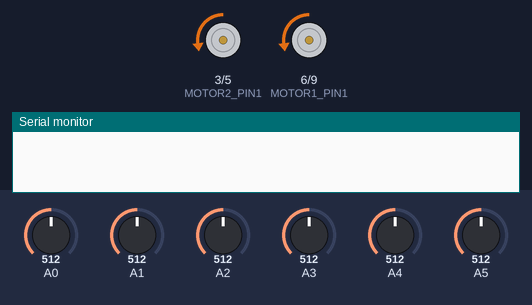
A sketch run on a simulated Arduino Uno, built with avr-gcc and run on an emulated ATmega328P. On the bench: motor-driver pin pairs drawn as motors (green arrow = first pin HIGH = forward, orange = second pin HIGH = backward, longer = more drive), the last lines printed to the serial monitor. The test bench sets the inputs (shaded band); at power-on: A4 = 512, A3 = 512, A0 = 512, A1 = 512, A2 = 512, A5 = 512.

Above: at 1.2 s.
1.3 s: A4 set to 883
2.8 s: A4 set to 908
At 4.0 s:
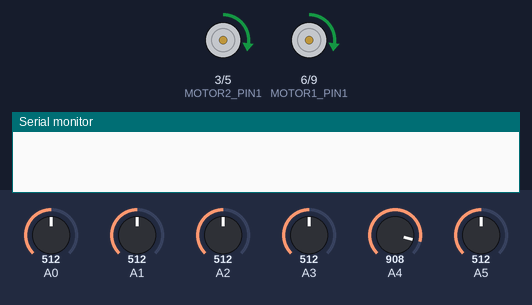
4.3 s: A3 set to 786
5.8 s: A3 set to 806
At 6.3 s:
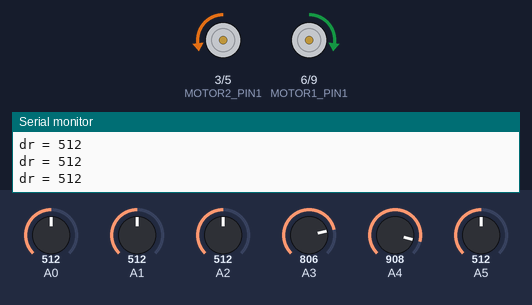
7.3 s: A3 set to 790
At 8.5 s:
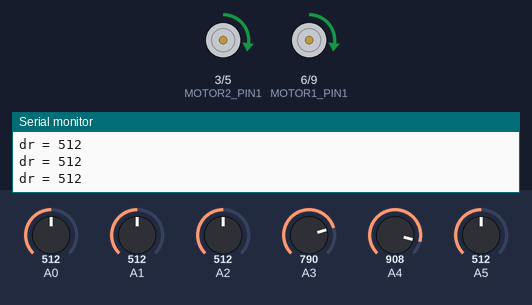
8.8 s: A3 set to 810
At 9.8 s:
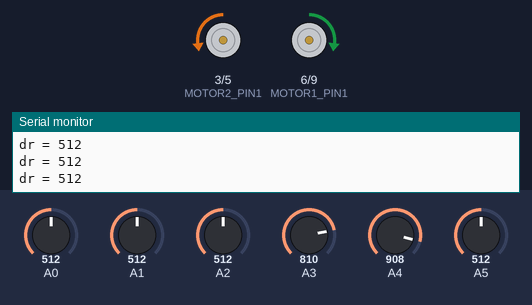
Timing chart, 0 to 11.3 s (numbered marks = the images above; inputs shaded):
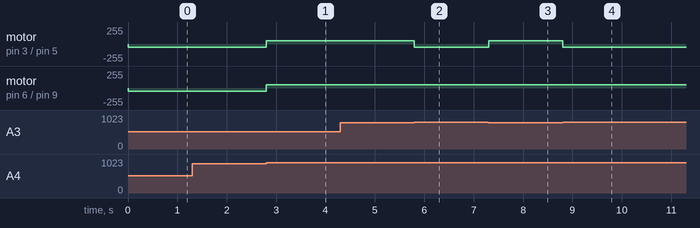

Measured:
- the behaviour switches between 899 and 900 on A4 (found by bisection; images 0 and 1)
- the behaviour switches between 799 and 800 on A3 (found by bisection; images 1 and 2)
- after the input at 1.3 s, every drawn part: stays the same
- after the input at 2.8 s, motor on pin 3 (MOTOR2_PIN1) / pin 5 (MOTOR2_PIN2), motor on pin 6 (MOTOR1_PIN1) / pin 9 (MOTOR1_PIN2): backward 50/255 → forward 50/255 at once
- after the input at 4.3 s, every drawn part: stays the same
- after the input at 5.8 s, motor on pin 3 (MOTOR2_PIN1) / pin 5 (MOTOR2_PIN2): forward 50/255 → backward 50/255 at once
- after the input at 7.3 s, motor on pin 3 (MOTOR2_PIN1) / pin 5 (MOTOR2_PIN2): backward 50/255 → forward 50/255 at once
- after the input at 8.8 s, motor on pin 3 (MOTOR2_PIN1) / pin 5 (MOTOR2_PIN2): forward 50/255 → backward 50/255 at once

The sketch:

smart_cardboard_v1.ino
```cpp
// Cod Smart Cardboard v1.0

int MOTOR2_PIN1 = 3;
int MOTOR2_PIN2 = 5;
int MOTOR1_PIN1 = 6;
int MOTOR1_PIN2 = 9;

int s0 = 0; // fata
int s1 = 0; // lateral stg
int s2 = 0; // lateral dr
int s3 = 0; // culoare spate
int s4 = 0; // culoare stg
int s5 = 0; // culoare dr

unsigned long now1;

void setup() {
    // setam sloturile motoarelor pe output
  pinMode(MOTOR1_PIN1, OUTPUT);
  pinMode(MOTOR1_PIN2, OUTPUT);
  pinMode(MOTOR2_PIN1, OUTPUT);
  pinMode(MOTOR2_PIN2, OUTPUT);

  // setam sloturile pentru input de la sezori
  pinMode(s0, INPUT);
  pinMode(s1, INPUT);
  pinMode(s2, INPUT);
  pinMode(s3, INPUT);
  pinMode(s4, INPUT);

  Serial.begin(9600);
}

void loop() {

  s0 = analogRead(0);
  s1 = analogRead(1);
  s2 = analogRead(2);
  s3 = analogRead(3);
  s4 = analogRead(4);
  s5 = analogRead(5);

//  Serial.println(s0);

//  Serial.print("spate = ");
//  Serial.println(s3);
//  Serial.print("stg = ");
//  Serial.println(s4);
//  Serial.print("dr = ");
//  Serial.println(s5);
//  Serial.println();
//  delay(300);

  if(s4 < 900 && s5 < 900){ // alb fata complet
//    Serial.print("stg = ");
//    Serial.println(s4);


//      now1 = millis();
//      while(millis() - now1 < 800)
        go(-50,-50);
  }
  else if(s3 < 800) // culoare spate
  {
//    now1 = millis();
//    while(millis() - now1 < 800)
      go(50,50);
  }
  else if(s5 < 900){ // dc alb pe dreapta
//    now1 = millis();
Serial.print("dr = ");
    Serial.println(s5);
//    while(millis() - now1 < 800)
      go(50, -50);

  }
  else if(s4 < 800){ // dc alb pe stg
//    now1 = millis();
//    while(millis() - now1 < 800)
      go(-50, 50);

  }
//  else if(s0 > 250){ // daca dusman pe teritoriu, da-l afara
//    go(50,50);
//  }
  else // cauta
  {
    go(50,50);
//    now1 = millis();
//    while(millis() - now1 < 800)
//      go(200,200);
//    now1 = millis();
//    while(millis() - now1 < 300)
//      go(200,-200);
  }

//
//if(s0 > 300)
//{
//  go(255,255);
//}
//else
//{
//  go(0,0);
//}


}

void go(int speedLeft, int speedRight) {
  if (speedLeft > 0) {
    analogWrite(MOTOR1_PIN1, speedLeft);
    analogWrite(MOTOR1_PIN2, 0);
  }
  else {
    analogWrite(MOTOR1_PIN1, 0);
    analogWrite(MOTOR1_PIN2, -speedLeft);
  }

  if (speedRight > 0) {
    analogWrite(MOTOR2_PIN1, speedRight);
    analogWrite(MOTOR2_PIN2, 0);
  }else {
    analogWrite(MOTOR2_PIN1, 0);
    analogWrite(MOTOR2_PIN2, -speedRight);
  }
}
```
